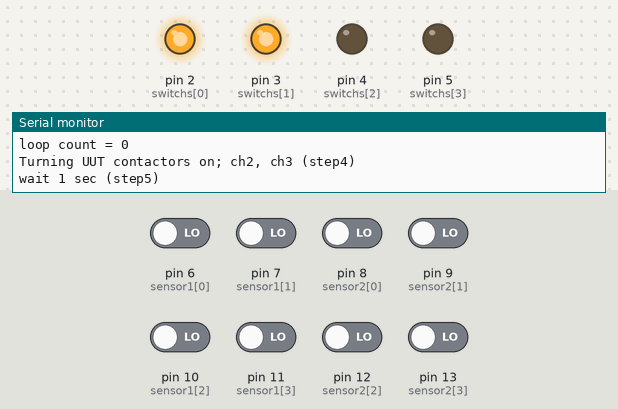
This sketch was run on a simulated Arduino Uno, built with avr-gcc and run on an emulated ATmega328P. On the bench: output pins drawn as LEDs (lit = HIGH), the last lines printed to the serial monitor. The test bench sets the inputs (shaded band); at power-on: pin 6 (sensor1[0]), pin 7 (sensor1[1]), pin 8 (sensor2[0]), pin 9 (sensor2[1]), pin 10 (sensor1[2]), pin 11 (sensor1[3]), pin 12 (sensor2[2]), pin 13 (sensor2[3]) LOW.

Above: at 0.5 s.
At 16.1 s:
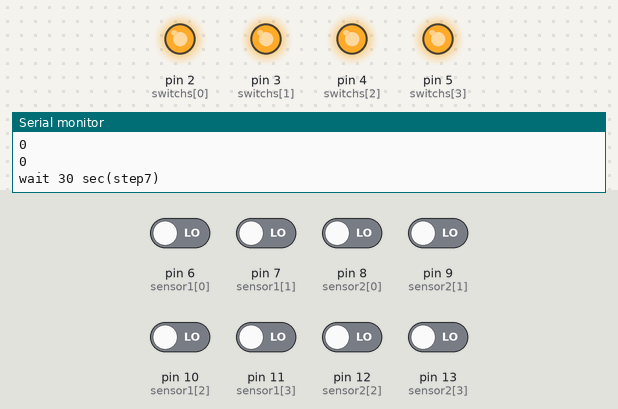
At 33.4 s:
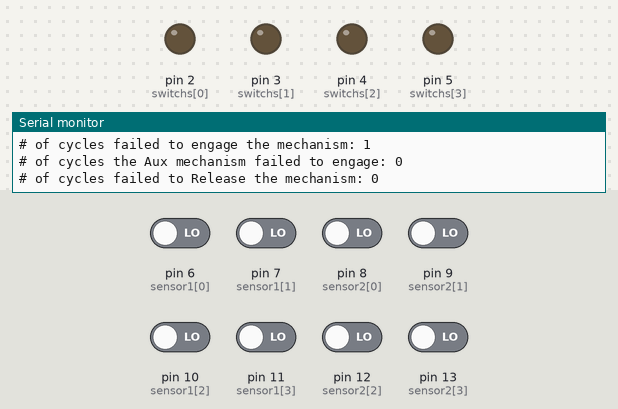
Timing chart, 0 to 45.1 s (numbered marks = the images above):
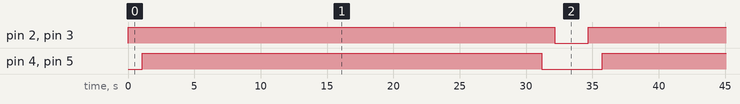

Measured:
- by itself, pin 2 (switchs[0]), pin 3 (switchs[1]): alternates HIGH for 32.2 s and LOW for 2.5 s
- by itself, pin 4 (switchs[2]), pin 5 (switchs[3]): alternates HIGH for 30.1 s and LOW for 4.6 s
- by itself, everything shown: repeats every 34.7 s, in 4 steps

The sketch:

relaycycler_script.ino
```cpp
// notes: revised by Steve Su 10/26/2022 for DongYa contactor cycle test
// 1) hook up solenoid (also refered to as contactor) comm lead (color x) to match arduino ch 6,7,10,11


int led = 1;                  // changed from D1 to verify compile
int loop_count = 0;
int num_cycles = 5;
int switchs[] = {2, 3, 4, 5}; // These are the logic pins to activate the relay
int sensor1[] = {6, 7, 10, 11};  // These are the read pins from the contactor - physical.
int sensor2[] = {8, 9, 12, 13};  // These are the read pins from the contactor - aux.
int delay1 = 1000;
int delay2 = 30000;
unsigned long stop[] = {0, 0, 0, 0};
unsigned long counter[] = {0, 0, 0, 0};             // Cycle counters
unsigned long errorEngageCounter[] = {0, 0, 0, 0};  // Error counters when the magnet fails to engage the mechanism
unsigned long errorReleaseCounter[] = {0, 0, 0, 0}; // Error counters when the magnet fails to release the mechanism
unsigned long errorAuxCantClose[] = {0, 0, 0, 0};   // Error counters when the contactor is close but the Aux. port is still opened
unsigned long errorAuxCantOpen[] = {0, 0, 0, 0};    // Error counters when the contactor is open but the Aux. port is still closed

void setup()
{
  // put your setup code here, to run once:
  for (int i = 0; i < 4; i++){
    pinMode(sensor1[i], INPUT);
    pinMode(sensor2[i], INPUT);
    pinMode(switchs[i], OUTPUT);
  }
  Serial.begin(9600);
}

void loop()
{
  /***************close UUT****************/
  //Serial.println("Dongya contactor code r0");
  Serial.println();
  Serial.print("loop count = ");
  Serial.print(loop_count);
  Serial.println();
  Serial.println("Turning UUT contactors on; ch2, ch3 (step4)");  //step4
  for (int i = 0; i < 2; i++){    //apply power to ch2, ch3
    //if (stop[i] > 0) continue;    //index00 -> ch2, index01 -> ch3 (mapping)
    digitalWrite(switchs[i], HIGH);
  }

  Serial.println("wait 1 sec (step5)");
  delay(delay1);    //step5

  // read sensors from UUT; ch2, ch3
  for (int i = 0; i < 2; i++){
    //if (stop[i] > 0) continue;
    int sensorReading = digitalRead(sensor1[i]);  // Read the signal from the contactor
    int auxReading = digitalRead(sensor2[i]);     // Read the signal from the auxiliary terminal
    sensorReading = auxReading;                    //note: this is just a work around since we do not have signal from contactor
    Serial.println("sensor readings for UUT - ch2, ch3");
    Serial.println(sensorReading);               // Send the signal from the contactor to the Serial window
    Serial.println(auxReading);                  // Send the signal from the auxiliary to the Serial window

    if (sensorReading == HIGH && auxReading == HIGH)
      counter[i]++;                                             //success

    else if (sensorReading == HIGH && auxReading == LOW)
      errorAuxCantClose[i]++;

    else if (sensorReading == LOW && auxReading == LOW)
      errorEngageCounter[i]++;

    else if (sensorReading == LOW && auxReading == HIGH)
      errorEngageCounter[i]++;

    //errorAuxCantOpen[i]++;  //???
  }

/***********closing SW1*****************/
  Serial.println("close SW1 (step6)");

  for (int i = 2; i < 4; i++){    //apply power to ch4, ch5; step6
    //if (stop[i] > 0) continue;    //index02 -> ch4, index03 -> ch5 (mapping)
    digitalWrite(switchs[i], HIGH);
  }

  // read sensors SW1; ch4, ch5

  for (int i = 2; i < 4; i++){
    //if (stop[i] > 0) continue;
    int sensorReading = digitalRead(sensor1[i]);   // Read the signal from the contactor
    int auxReading = digitalRead(sensor2[i]);      // Read the signal from the auxiliary terminal
    sensorReading = auxReading;                    //note: this is just a work around since we do not have signal from contactor
    Serial.println("sensor readings for SW1 - ch4, ch5");
    Serial.println(sensorReading);               // Send the signal from the contactor to the Serial window
    Serial.println(auxReading);                  // Send the signal from the auxiliary to the Serial window

    if (sensorReading == HIGH && auxReading == HIGH)
      counter[i]++;                                             //success

    else if (sensorReading == HIGH && auxReading == LOW)
      errorAuxCantClose[i]++;

    else if (sensorReading == LOW && auxReading == LOW)
      errorEngageCounter[i]++;

    else if (sensorReading == LOW && auxReading == HIGH)
      errorEngageCounter[i]++;

    //errorAuxCantOpen[i]++;  //???
  }

  Serial.println("wait 30 sec(step7)");
  delay(delay2);  //step7


/********************************/
  Serial.println("open SW1 (step8)");
  for (int i = 2; i < 4; i++){
    digitalWrite(switchs[i], LOW);
  }

  Serial.println("wait 1 sec (step9)");
  delay(delay1);    //step9


  Serial.println("Turning UUT contactors off.(step10)");
  for (int i = 0; i < 2; i++){
    digitalWrite(switchs[i], LOW);
  }

  delay(delay1);    //step11
  Serial.println("wait 1 sec (step11)");

  // read sensors after power off; do they close?

  for (int i = 0; i < 4; i++){
    if (stop[i] > 0) continue;
    int sensorReading = digitalRead(sensor1[i]);
    int auxReading = digitalRead(sensor2[i]);
    sensorReading = auxReading;                    //note: this is just a work around since we do not have signal from contactor

    // Serial.println(sensorReading1); // Send the signal to the Serial window
    // Serial.println(auxReading1);    // Send the aux signal to the Serial window
    //delay(100);

    if (sensorReading == HIGH && auxReading == HIGH)
    {
      errorReleaseCounter[i]++;
    }
    else if (sensorReading == HIGH && auxReading == LOW)
    {
      errorReleaseCounter[i]++;
      errorAuxCantClose[i]++;
    }
    else if (sensorReading == LOW && auxReading == HIGH)
    {
      errorAuxCantOpen[i]++;
    }
  }


  for (int i = 0; i < 4; i++){
    if (counter[i] > num_cycles || errorEngageCounter[i] > num_cycles || errorReleaseCounter[i] > num_cycles)
    {
      Serial.println("Reach the lifetime cycling goal. Stop testing. Please record the data.");
      delay(100);
      exit(0);
    }
    /*
    if (stop[i] == 0) {
      if (errorAuxCantClose[i] > 0 || errorEngageCounter[i] > 0 || errorReleaseCounter[i] > 0 || errorAuxCantOpen[i] > 0)
      {
        //stop[i] = counter[i] + 1;
        Serial.println();
        Serial.println((String)"Contactor #" + (i + 1) + " has failed. Cycling will be stopped for this contactor.");
      }

    }
    */
    Serial.println();
    Serial.print((String)"Contactor #" + (i + 2) + " status: ");
    if (stop[i] > 0) {
      Serial.println("FAILED.");
    } else {
      Serial.println("RUNNING.");
    }
    Serial.print("# of completed cycles for contactor #");
    Serial.print(i + 2);
    Serial.print(" is ");
    Serial.print(counter[i]);
    Serial.println(); // Print the cycle count to the serial port.
    Serial.print("# of cycles failed to engage the mechanism: ");
    Serial.print(errorEngageCounter[i]);
    Serial.println();
    Serial.print("# of cycles the Aux mechanism failed to engage: ");
    Serial.print(errorAuxCantClose[i]);
    Serial.println();
    Serial.print("# of cycles failed to Release the mechanism: ");
    Serial.print(errorReleaseCounter[i]);
    Serial.println();
    Serial.print("# of cycles the Aux mechanism failed to release: ");
    Serial.print(errorAuxCantOpen[i]);
    Serial.println();
    delay(150);
  }
  /*if (stop[0] > 0 && stop[1] > 0 && stop[2] > 0 && stop[3] > 0)
  {
    Serial.println("All contactors have failed. Stopping the test.");
    delay(100);
    exit(0);
  }
  */
  loop_count++;

}
```
